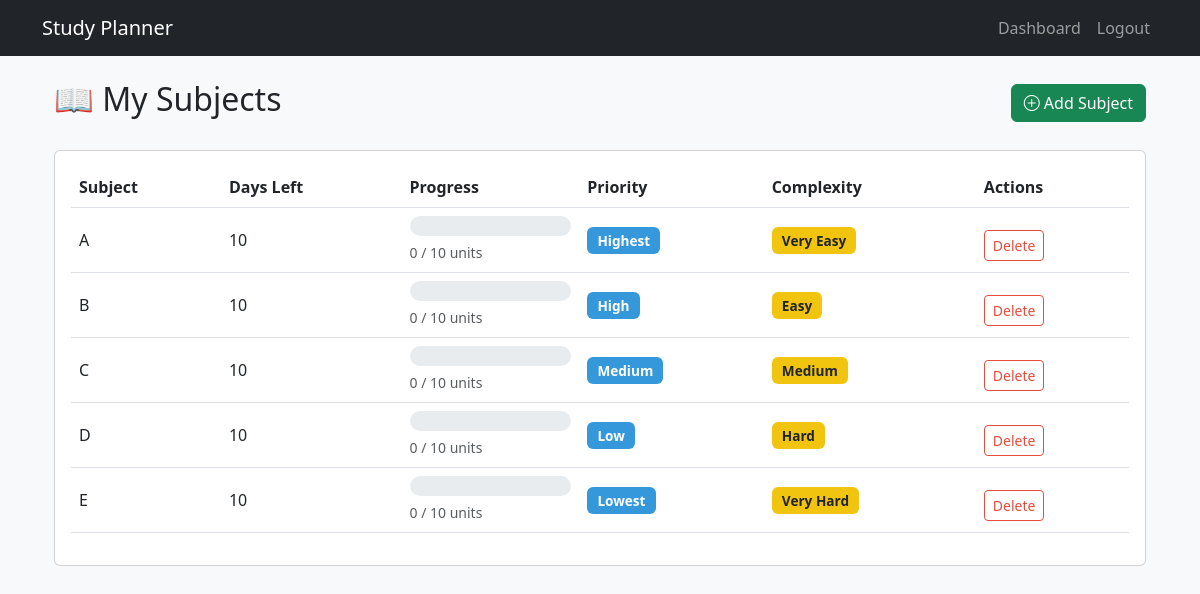
Page /subjects (signed in) on the committed database.
### app.py (models this page shows)
class Subject(db.Model):
    id = db.Column(db.Integer, primary_key=True)
    user_id = db.Column(db.Integer, db.ForeignKey('user.id'), nullable=False)
    name = db.Column(db.String(100), nullable=False)
    days_left = db.Column(db.Integer, nullable=False)
    total_units = db.Column(db.Integer, nullable=False)
    completed_units = db.Column(db.Integer, default=0)
    priority = db.Column(db.Integer, nullable=False)
    complexity = db.Column(db.Integer, nullable=False)
    @property
    def progress_percent(self):
        if self.total_units > 0:
            return round((self.completed_units / self.total_units) * 100, 1)
        return 0.0
    @property
    def priority_label(self):
        return {1: 'Highest', 2: 'High', 3: 'Medium', 4: 'Low', 5: 'Lowest'}.get(self.priority, 'Unknown')
    @property
    def complexity_label(self):
        return {1: 'Very Easy', 2: 'Easy', 3: 'Medium', 4: 'Hard', 5: 'Very Hard'}.get(self.complexity, 'Unknown')

### app.py (the view)
@app.route('/subjects')
@login_required
def subjects():
    user_subjects = Subject.query.filter_by(user_id=current_user.id).all()
    return render_template('subjects.html', subjects=user_subjects)

### app.py (called while the page is built)
@login_manager.user_loader
def load_user(user_id):
    return User.query.get(int(user_id))

### templates/subjects.html (shortened to what this page needs)
{% extends "base.html" %}
{% block content %}
<div class="container">
    <div class="d-flex justify-content-between align-items-center mb-4">
        <h2>📖 My Subjects</h2>
        <a href="{{ url_for('add_subject') }}" class="btn btn-success">
            <i class="bi bi-plus-circle"></i> Add Subject
        </a>
    </div>
    {% if not subjects %}
    <div class="alert alert-info mt-3">
        No subjects found. Add your first subject using the button above.
    </div>
    {% else %}
    <div class="card">
        <div class="card-body">
            <table class="table table-hover align-middle">
                <thead>
                    <tr>
                        <th>Subject</th>
                        <th>Days Left</th>
                        <th>Progress</th>
                        <th>Priority</th>
                        <th>Complexity</th>
                        <th>Actions</th>
                    </tr>
                </thead>
                <tbody>
                    {% for subject in subjects %}
                    <tr>
                        <td>{{ subject.name }}</td>
                        <td>{{ subject.days_left }}</td>
                        <td>
                            <div class="progress mb-1" style="height: 20px;">
                            </div>
                            <small class="text-muted">
                                {{ subject.completed_units }} / {{ subject.total_units }} units
                            </small>
                        </td>
                        <td><span class="badge bg-primary">{{ subject.priority_label }}</span></td>
                        <td><span class="badge bg-warning text-dark">{{ subject.complexity_label }}</span></td>
                        <td>
                            <form method="POST" action="{{ url_for('delete_subject', subject_id=subject.id) }}">
                                <button type="submit" class="btn btn-outline-danger btn-sm"
                                        onclick="return confirm('Are you sure you want to delete this subject?');">
                                    Delete
                                </button>
                            </form>
                        </td>
                    </tr>
                    {% endfor %}
                </tbody>
            </table>
        </div>
    </div>
    {% endif %}
</div>
{% endblock %}

### static/css/style.css (style rules this page uses)
body { font-family: 'Segoe UI', Tahoma, Geneva, Verdana, sans-serif; background-color: #f8f9fa; min-height: 100vh; margin: 0; padding: 0; }
.progress { height: 25px; border-radius: 12px; position: relative; overflow: hidden; background-color: #e9ecef; }
.badge { font-size: 0.85em; padding: 0.5em 0.75em; }
.bg-primary { background-color: #3498db !important; }
.bg-warning { background-color: #f1c40f !important; }
.btn-outline-danger { border-color: #e74c3c; color: #e74c3c; }
.card .btn { margin-top: 10px; }

### rows in the picture
Subject: name "A", days_left "10", completed_units "0", total_units "10", priority_label "Highest", complexity_label "Very Easy"
Subject: name "B", days_left "10", completed_units "0", total_units "10", priority_label "High", complexity_label "Easy"
Subject: name "C", days_left "10", completed_units "0", total_units "10", priority_label "Medium", complexity_label "Medium"
Subject: name "D", days_left "10", completed_units "0", total_units "10", priority_label "Low", complexity_label "Hard"
Subject: name "E", days_left "10", completed_units "0", total_units "10", priority_label "Lowest", complexity_label "Very Hard"
